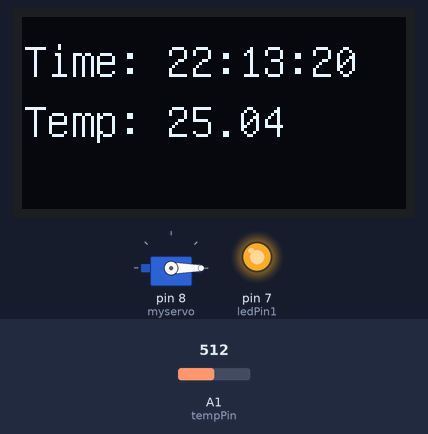
Bench run of a sketch on a simulated Arduino Uno, built with avr-gcc and run on an emulated ATmega328P. Parts: servo, 128×64 one-colour display, output pins drawn as LEDs (lit = HIGH). The test bench sets the inputs (shaded band); at power-on: A1 (tempPin) = 512. The local clock reads 2024-03-15 10:24:30 at power-on unless the sketch sets it; what the sketch prints to the serial monitor is not drawn.

Above: at 1.2 s.
1.3 s: A1 (tempPin) set to 486
At 2.4 s:
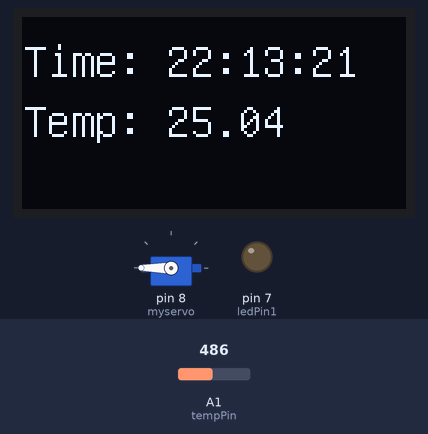
4.3 s: A1 (tempPin) set to 511
At 7.0 s:
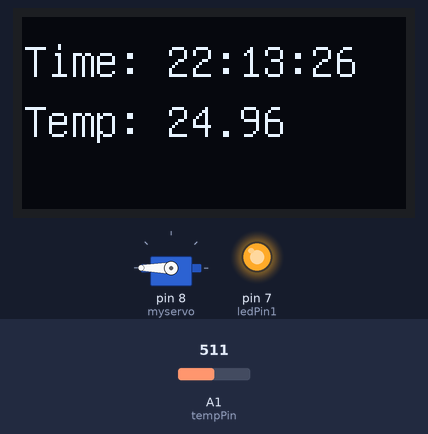
7.3 s: A1 (tempPin) set to 306
At 8.7 s:
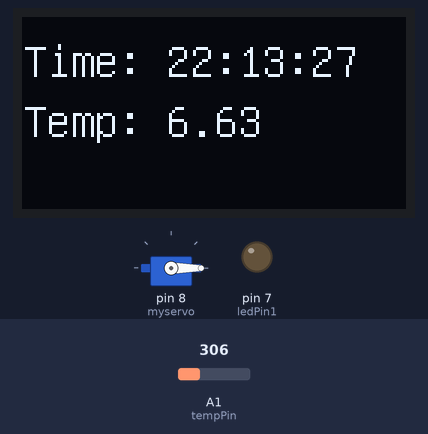
Timing chart, 0 to 15.2 s (numbered marks = the images above; inputs shaded):
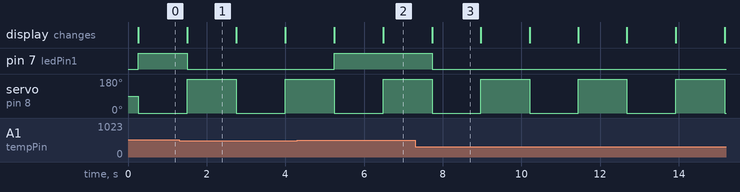

The sketch:

tp_l8_clock_copy_20241112115113.ino
```cpp
/*
* Name: clock and temp project
* Author: Elin Wallgren
* Date: 2024-10-22
* Description: This project uses a ds3231 to measure time and displays the time to an 1306 oled display,
* Further, it measures temprature with a analog temprature module and displays a mapped value to a 9g-servo-motor
*/

// Include Libraries
#include <U8glib.h>
#include <RTClib.h>
#include <Wire.h>
#include <Servo.h>
Servo myservo;

// Init constants
const int tempPin = A1;
const int ledPin1 = 7;
const int border = 23;
int pos1 = 0;
int pos2 = 180;
bool sparris = true;

// Init global variables

// construct objects

RTC_DS3231 rtc;
U8GLIB_SSD1306_128X64 u8g(U8G_I2C_OPT_NO_ACK);  // Display which does not send AC


void setup() {
  // init communication¨
  Serial.begin(9600);
  Wire.begin();
  rtc.begin();
  pinMode(ledPin1, OUTPUT);
  myservo.attach(8);

  // Init Hardware

  // Settings
  rtc.adjust(DateTime(F(__DATE__), F(__TIME__)));
  u8g.setFont(u8g_font_unifont);
}

void loop() {

  oledWrite(0, 20, getTime(), "Temp: " + String(getTemp()));
  Serial.println(getTemp());
  lampa();
  servoMove();
  delay(1000);
}


/*
*This function reads time from an ds3231 module and package the time as a String
*Parameters: Void
*Returns: time in hh:mm:ss as String
*/
String getTime() {
  DateTime now = rtc.now();
  return "Time: " + String(now.hour()) + ":" + String(now.minute()) + ":" + String(now.second());
}

/*
* This function reads an analog pin connected to an analog temprature sensor and calculates the corresponding temp
*Parameters: Void
*Returns: temprature as float
*/
float getTemp() {

  int Vo;
  float R1 = 10000;  // value of R1 on board
  float logR2, R2, T;
  float c1 = 0.001129148, c2 = 0.000234125, c3 = 0.0000000876741;


  Vo = analogRead(tempPin);
  R2 = R1 * (1023.0 / (float)Vo - 1.0);  //calculate resistance on thermistor
  logR2 = log(R2);
  T = (1.0 / (c1 + c2 * logR2 + c3 * logR2 * logR2 * logR2));  // temperature in Kelvin
  T = T - 273.15;                                              //convert Kelvin to Celcius

  return T;
}


/*
* This function takes a string and draws it to an oled display
*Parameters: - text: String to write to display
*Returns: void
*/
void oledWrite(int x, int y, String text1, String text2) {
  u8g.firstPage();
  do {
    u8g.drawStr(x, y, text1.c_str());
    u8g.drawStr(x, y + 20, text2.c_str());
  } while (u8g.nextPage());
}

/*
* takes a temprature value and maps it to corresppnding degree on a servo
*Parameters: - value: temprature
*Returns: void
*/
void servoWrite(float value) {
  Serial.println("The temperature is " + String(value));
}

void lampa(){
  if(getTemp() > 24){
    digitalWrite(ledPin1, HIGH);
  }
  else{
    digitalWrite(ledPin1, LOW);
  }
}

void servoMove(){

  if(sparris == true){
    myservo.write(pos1);
    sparris = false;
  } else {
    myservo.write(pos2);
    sparris = true;
  }
}
```

Measured:
- the behaviour switches between 501 and 500 on A1 (tempPin) (found by bisection; images 0 and 1)
- after the input at 1.3 s, pin 7 (ledPin1): HIGH → LOW after 0.20 s
- after the input at 4.3 s, pin 7 (ledPin1): LOW → HIGH after 0.94 s
- after the input at 7.3 s, pin 7 (ledPin1): HIGH → LOW after 0.43 s
- by itself, servo on pin 8 (myservo): alternates 180° for 1.2 s and 0° for 1.2 s
- what the display in image 1 shows lasts 1.2 s, from 1.5 s to 2.7 s
